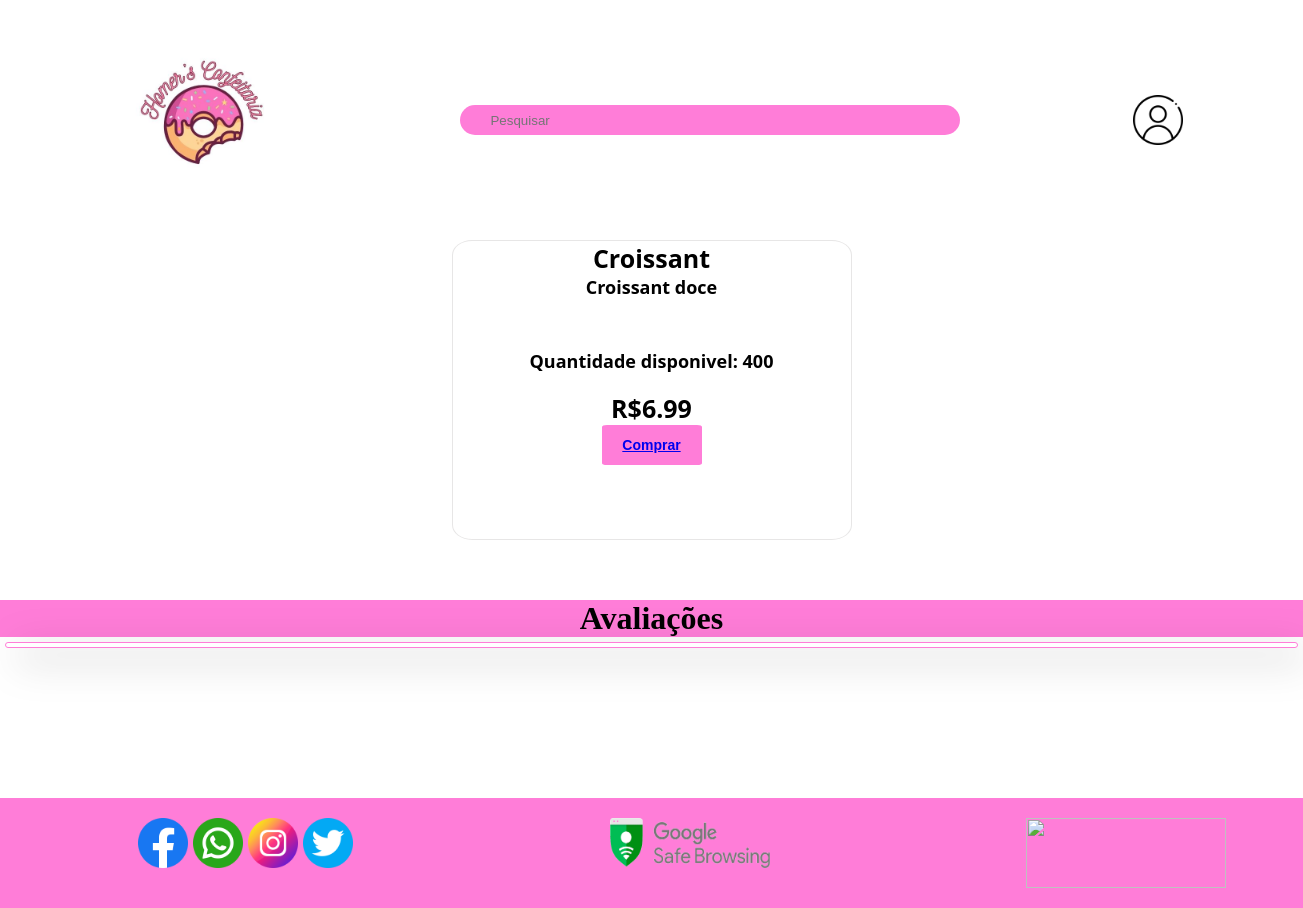
Page /descricao_produto.php?id=2 on the committed database.
### tables this page shows
create table if not exists `Produto` (
    `idProduto` int not null auto_increment,
    `nomeProd` varchar(50) not null,
    `descricaoProd` varchar(200) not null,
    `preco` decimal(8,2) not null,
    `estoque` int not null,
    `idUsuario` int not null,
    primary key(`idProduto`),
	foreign key(`idUsuario`)
	references `Usuario` (`idUsuario`)
);

### html/descricao_produto.php (the view, shortened to what this page needs)
<!DOCTYPE html>
<html lang="en">
<head>
    <link rel="stylesheet"  href="../css/descricao_produto.css" />
    <?php require "header.php"?>
</head>
<body>
    <div id="conteudo-produto">
        <?php
            $idProduto = $_GET["id"];
            require "../site_php/conexao.php";
            $comando = "select * from Produto where idProduto=$idProduto";
            $resultado = mysqli_query($conexao, $comando);
                while($linha = mysqli_fetch_assoc($resultado)){
                    echo "<div class='slideshow-container'>";
                    echo "<a class='prev' onclick='plusSlides(-1)'>❮</a>
                          <a class='next' onclick='plusSlides(1)'>❯</a>";
                    echo "</div>";
                    echo "<div class='info-produto'><div class='nomedesc'><p class='fonte-produto'><strong>" . $linha["nomeProd"] . "<strong></p>";
                    echo "<p class='fonte-produto2'>" . $linha["descricaoProd"] . "</p></div>";
                    echo "<div class='preco'><p class='fonte-produto2'>Quantidade disponivel: " . $linha["estoque"] . "</p><br>";
                    echo "<p class='fonte-produto'>R$" . $linha["preco"] . "</p>";
                    if(isset($_SESSION["usuario"])){
                        echo "<button type='submit' class='btn'><a href='../site_php/adicionar_carrinho.php?idProduto=" . $idProduto . "&idUsuario=" . $idUsuario . "'>Comprar</a></button>";
                    }else{
                        echo "<button type='submit' class='btn'><a href='login_usuario'>Comprar</a></button>";
                    }
                    echo "</div></div>";
                }
        ?>
    </div>
    <div>
        <div class=titulo_avaliacao>
            <div>
                <h1>Avaliações</h1>
            </div>
        </div>
        <div class="comentar">
    </div>
    <?php require "footer.php"?>
</body>
</html>

### css/descricao_produto.css (style rules this page uses)
* { margin:0; padding:0; box-sizing: border-box; }
body { margin: 0; }
.slideshow-container { max-width: 1000px; position: relative; }
.prev, .next { cursor: pointer; position: absolute; top: 50%; width: auto; padding: 16px; margin-top: -22px; color: white; font-weight: bold; font-size: 18px; transition: 0.6s ease; border-radius: 0 3px 3px 0; user-select: none; }
.next { right: 0; border-radius: 3px 0 0 3px; }
#conteudo-produto { display: flex; flex-wrap: wrap; margin-bottom: 60px; align-items: center; justify-content: center; gap: 50px; }
.info-produto { border: 1.5px solid #a7a3a346; flex-wrap: wrap; display: flex; flex-direction: column; height: 300px; width: 400px; gap: 50px; text-align: center; border-radius: 5%; }
.fonte-produto { font-family: 'Segoe UI', Tahoma, Geneva, Verdana, sans-serif; font-size: 25px; }
.fonte-produto2 { font-family: 'Segoe UI', Tahoma, Geneva, Verdana, sans-serif; font-size: 18px; }
.preco { text-align: center; }
.btn { background-color: #ff7dd8; color: #fff; font-size: 14px; font-weight: 600; border: none !important; transition: all linear 160ms; cursor: pointer; margin: 0 !important; height: 40px; width: 100px; border-radius: 5%; }
.titulo_avaliacao { display: flex; justify-content: center; background: #ff7dd8; }
.comentar { margin: 5px; border-radius: 7px; padding: 2px; box-shadow: 10px 10px 40px rgba(0, 0, 0, 0.4); border: 1.5px solid #ff7dd8; }

### css/header.css (style rules this page uses)
* { margin:0; padding:0; box-sizing: border-box; }
html { height: 100%; min-height: 100%; }
body { display: flex; flex-direction: column; min-height: 100%; }

### css/footer.css (style rules this page uses)
* { margin:0; padding:0; box-sizing: border-box; }

### rows in the picture
produto: nomeProd "Croissant", estoque "400", preco "6.99"
